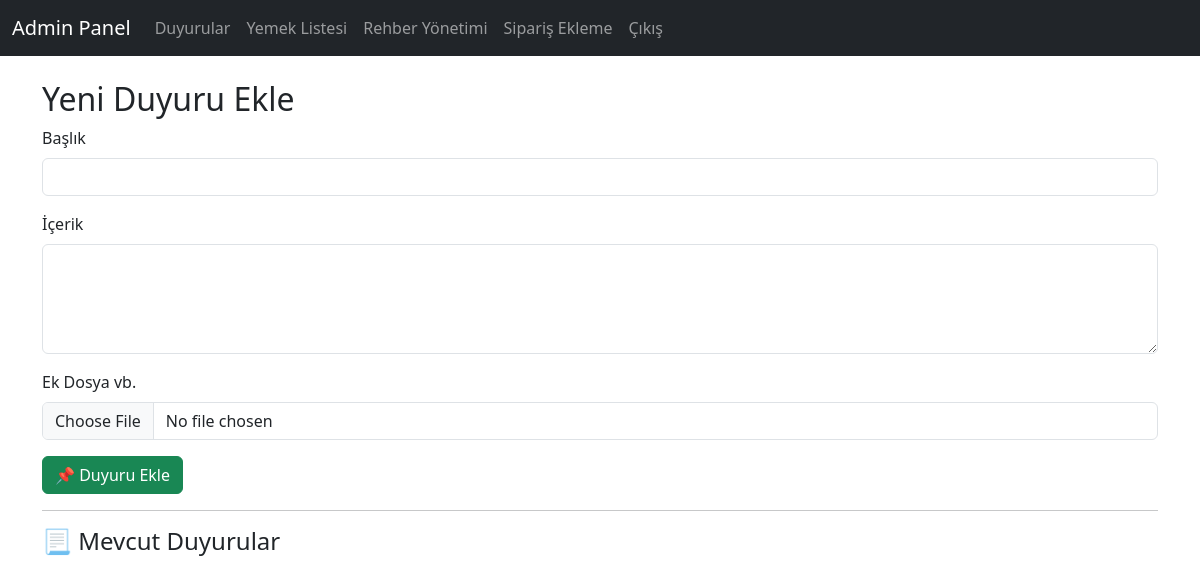
The app's page /admin/duyurular, older data.
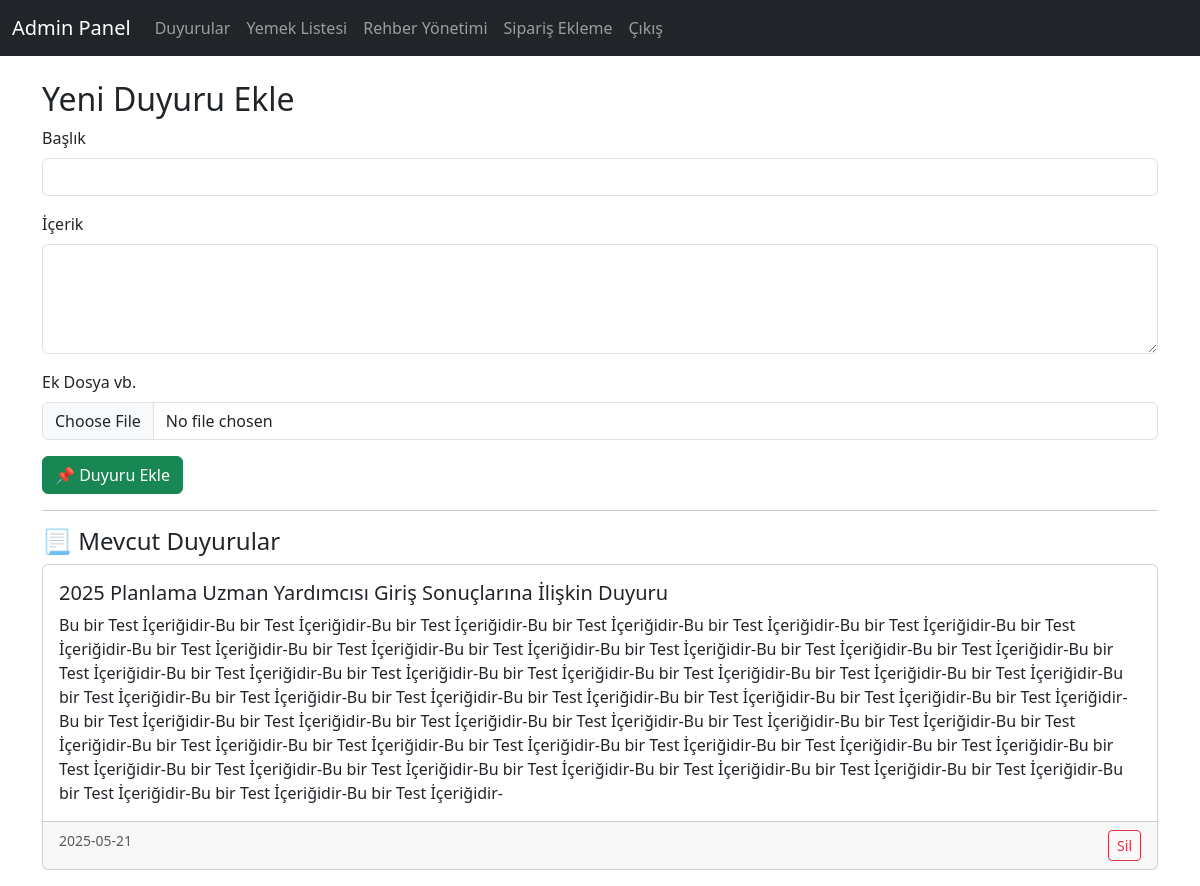
The same page, newer data.
### tables this page shows
CREATE TABLE duyurular (
            id INTEGER PRIMARY KEY AUTOINCREMENT,
            baslik TEXT NOT NULL,
            icerik TEXT NOT NULL
        , tarih TEXT);

### app.py (the view, shortened to what this page needs)
@app.route('/admin/duyurular', methods=['GET', 'POST'])
def admin_duyurular():
    db = get_db_connection()
    tarih_filter = request.args.get('tarih_filter')
    siralama = request.args.get('siralama', 'desc')
    query = "SELECT * FROM duyurular"
    params = []
    if tarih_filter:
        query += " WHERE tarih >= ?"
        params.append(tarih_filter)
    query += f" ORDER BY tarih {siralama.upper()}"
    duyurular = db.execute(query, params).fetchall()
    db.close()
    return render_template_tarihli('panel_template/duyuru_edit.html', duyurular=duyurular, tarih_filter=tarih_filter, siralama=siralama)

### app.py (called while the page is built)
def get_db_connection():
    conn = sqlite3.connect('rehber.db')
    conn.row_factory = sqlite3.Row
    return conn

def tarih_formatla(tarih):
    if isinstance(tarih, datetime):
        return tarih.strftime('%d.%m.%Y')
    elif isinstance(tarih, str):
        try:
            dt = datetime.fromisoformat(tarih)  # '2024-05-19'
            return dt.strftime('%d.%m.%Y')
        except:
            return tarih
    return tarih

def recursive_format(value):
    if isinstance(value, list):
        return [recursive_format(v) for v in value]
    elif isinstance(value, dict):
        return {k: recursive_format(v) for k, v in value.items()}
    else:
        return tarih_formatla(value)

def render_template_tarihli(template_name, **context):
    formatted_context = {k: recursive_format(v) for k, v in context.items()}
    return render_template(template_name, **formatted_context)

### templates/panel_template/duyuru_edit.html
{% extends "panel_template/base_admin_panel.html" %}
{% block content %}
<html lang="tr">
<div class="container mt-4">
    <h2>Yeni Duyuru Ekle</h2>
    <form method="POST">
        <div class="mb-3">
            <label for="baslik" class="form-label">Başlık</label>
            <input type="text" class="form-control" name="baslik" id="baslik" required>
        </div>
        <div class="mb-3">
            <label for="icerik" class="form-label">İçerik</label>
            <textarea class="form-control" name="icerik" id="icerik" rows="4" required></textarea>
        </div>
    <div class="mb-3">
        <label for="dosya" class="form-label">Ek Dosya vb.</label>
        <input type="file" name="dosya" class="form-control" accept=".pdf,.docx,.jpg,.png">
    </div>
        <button type="submit" class="btn btn-success">📌 Duyuru Ekle</button>
    </form>
    <hr>
    <h4>📃 Mevcut Duyurular</h4>
    {% for duyuru in duyurular %}
    <div class="card mb-3">
        <div class="card-body">
            <h5 class="card-title">{{ duyuru.baslik }}</h5>
            <p class="card-text">{{ duyuru.icerik }}</p>
        </div>
        <div class="card-footer d-flex justify-content-between">
            <small class="text-muted">{{ duyuru.tarih }}</small>
            <a href="{{ url_for('admin_duyuru_sil', id=duyuru.id) }}" class="btn btn-sm btn-outline-danger">Sil</a>
        </div>
    </div>
    {% endfor %}
</div>
{% endblock %}

Row changes from the older to the newer data that the page shows:
added duyurular: baslik "2025 Planlama Uzman Yardımcısı Giriş Sonuçlarına İlişkin Duyuru", icerik "Bu bir Test İçeriğidir-Bu bir Test İçeriğidir-Bu bir Test İçeriğidir-Bu bir Test İçeriğidir-Bu bir Test İçeriğidir-Bu bir Test İçeriğidir-Bu bir Test İçeriğidir-Bu bir Test İçeriğidir-Bu bir Test İçeriğidir-Bu bir Test İçeriğidir-Bu bir Test İçeriğidir-Bu bir Test İçeriğidir-Bu bir Test İçeriğidir-Bu bir Test İçeriğidir-Bu bir Test İçeriğidir-Bu bir Test İçeriğidir-Bu bir Test İçeriğidir-Bu bir Test İçeriğidir-Bu bir Test İçeriğidir-Bu bir Test İçeriğidir-Bu bir Test İçeriğidir-Bu bir Test İçeriğidir-Bu bir Test İçeriğidir-Bu bir Test İçeriğidir-Bu bir Test İçeriğidir-Bu bir Test İçeriğidir-Bu bir Test İçeriğidir-Bu bir Test İçeriğidir-Bu bir Test İçeriğidir-Bu bir Test İçeriğidir-Bu bir…", tarih "2025-05-21"
